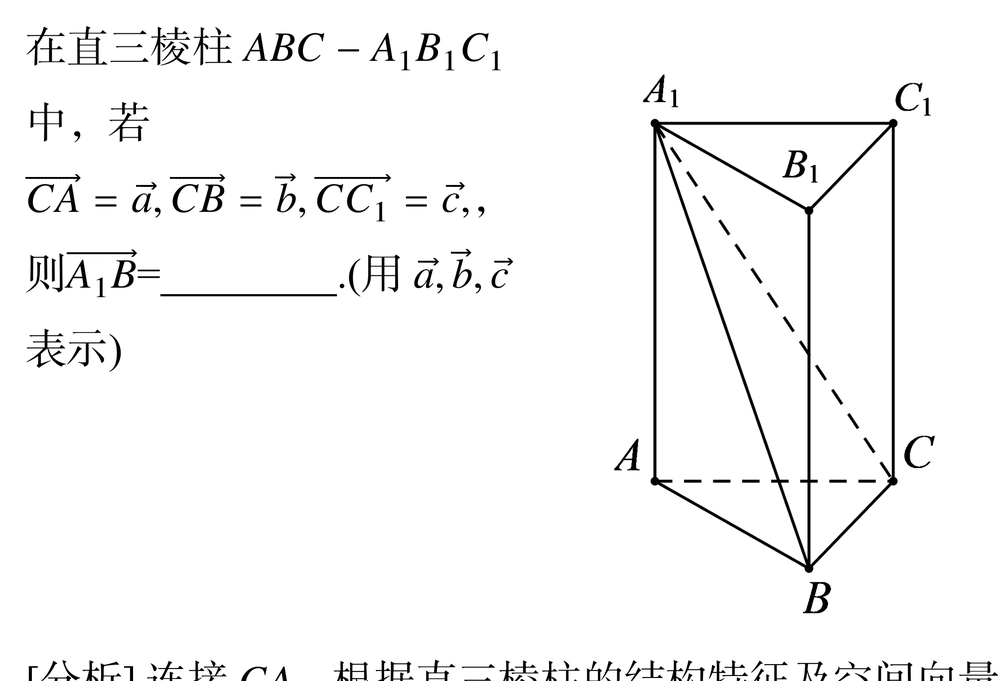
#> input picture 工作区/_tmp取证0909c/D组/B_g1_image1_ctx.png, 1000 x 681 px, shrunk from 2007 x 1366 before the run
$ python _bars.py '../D组/B_g1_image1_ctx.png' 5 5 5 5
#> lines starting #> are read from the running program, lines starting #| are printed output that depends on the picture; after the words box and inside, x2 and y2 are one past the last pixel; in counts of white or black regions, pixels touching at a corner belong together
# -*- coding: utf-8 -*-
"""横杠检测器：在 360dpi 页图上找 '薄宽横杠'（分式杠/减号/等于号），
按上下文分类：分式杠（上下有墨）/ 减号（两侧有同带墨、无上下）并给邻隙。
两口径通用（我方 main.pdf 360dpi 渲染 / 全品 png 14.176px-per-mm）。"""
import sys
import numpy as np
from PIL import Image
from scipy import ndimage

PXMM_REF = 14.176


def load_ink(path, thr=170):
#> called with path = '../D组/B_g1_image1_ctx.png', thr = 170
    gray = np.asarray(Image.open(path).convert('L')).astype(np.uint8)
    return gray < thr
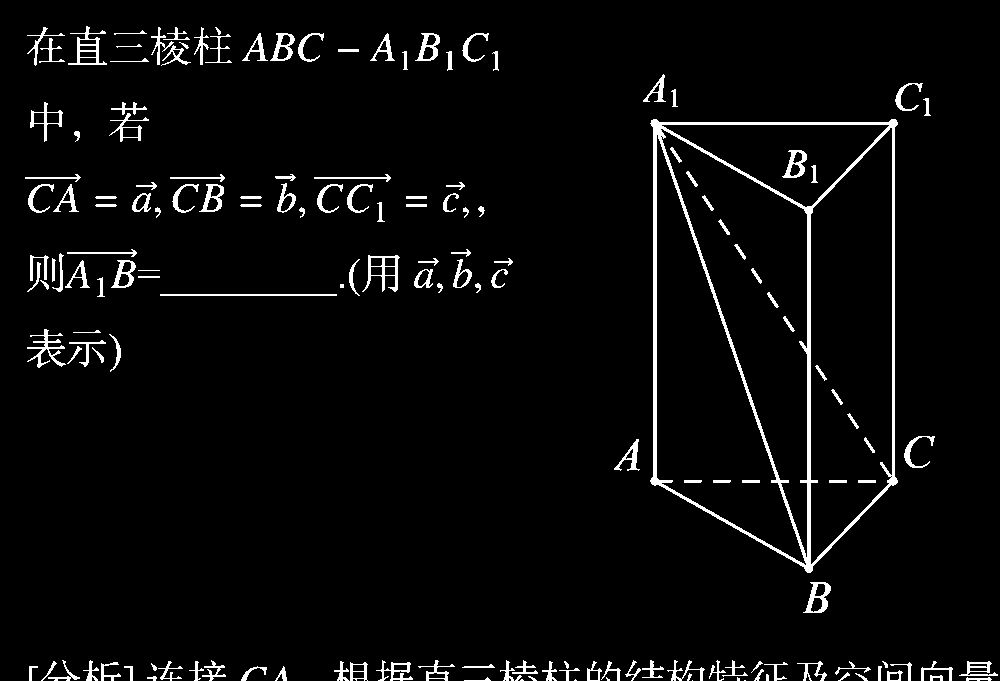
#> returned value: shape (681, 1000) bool; 3.9% white; 165 white regions (9 under 20 px), largest, box (x1, y1, x2, y2) and area: (650, 119, 898, 573) 8467, (27, 329, 66, 368) 430, (362, 255, 400, 292) 425


def bars(path, x0=None, x1=None, y0=None, y1=None, thr=170):
    ik = load_ink(path, thr)
    if x0 is not None:
        m = np.zeros_like(ik)
        m[y0:y1, x0:x1] = True
        ik = ik & m
#> ik: shape (681, 1000) bool; every value is 0
    lab, n = ndimage.label(ik, structure=np.ones((3, 3)))
#> lab: shape (681, 1000) int32; every value is 0
#> n = 0
    objs = ndimage.find_objects(lab)
#> objs = []
    out = []
    for sl in objs:
        ys, xs = sl
        h = ys.stop - ys.start
        w = xs.stop - xs.start
        if not (1 <= h <= 7 and 12 <= w <= 90):
            continue
        xa, xb, ya, yb = xs.start, xs.stop, ys.start, ys.stop
        # 上下文：上方 30px 内与下方 30px 内的墨
        up = ik[max(0, ya - 30):ya, xa:xb].sum()
        dn = ik[yb:yb + 30, xa:xb].sum()
        lw = ik[ya - 12:yb + 12, max(0, xa - 40):xa]
        rw = ik[ya - 12:yb + 12, xb:xb + 40]
        # 左右的紧邻成分（跳白找）
        def gap_to(region, axis):
            colhas = region.sum(axis=axis) > 0
            idx = np.where(colhas)[0]
            if not len(idx):
                return None
            return int(idx[0]) if axis == 0 else int(len(colhas) - 1 - idx[-1])
        gl = gap_to(lw, 0)
        gr = gap_to(rw, 0)
        frac = up > 20 and dn > 20
        out.append(dict(x=(xa, xb), y=(ya, yb), w=w, h=h, up=int(up), dn=int(dn),
                        gap_l=gl, gap_r=gr, kind='frac' if frac else 'dash'))
#> this loop made 0 passes
#> after the loop, out = []
    return out


if __name__ == '__main__':
    p = sys.argv[1]
    kw = {}
    if len(sys.argv) > 5:
        kw = dict(x0=int(sys.argv[2]), x1=int(sys.argv[3]), y0=int(sys.argv[4]), y1=int(sys.argv[5]))
    for b in bars(p, **kw):
        print(f"{b['kind']:4} x{b['x'][0]}-{b['x'][1]} y{b['y'][0]}-{b['y'][1]} w{b['w']} h{b['h']} "
              f"up{b['up']} dn{b['dn']} gaps L{b['gap_l']} R{b['gap_r']}")

$ run again, on 工作区/_tmp取证0909c/D组/B2b_z6_√_p2_line.png
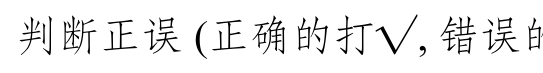
#> input picture 工作区/_tmp取证0909c/D组/B2b_z6_√_p2_line.png, 543 x 73 px
#> in load_ink, `return gray < thr`:
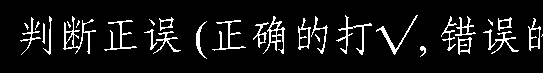
#> returned value: shape (73, 543) bool; 8.3% white in thin lines or dots, all inside (x1, y1, x2, y2) = (20, 15, 543, 59)
#> ik: shape (73, 543) bool; every value is 0
#> lab: shape (73, 543) int32; every value is 0
#> n = 0
#> objs = []

$ run again, on 工作区/_tmp取证0909c/D组/B_g4_image4_ctx_标注.png
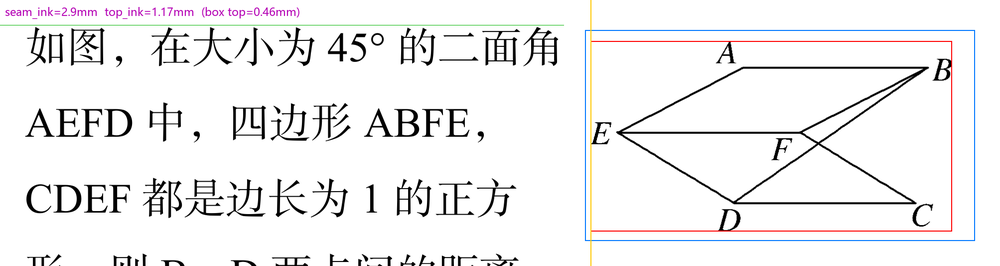
#> input picture 工作区/_tmp取证0909c/D组/B_g4_image4_ctx_标注.png, 1000 x 266 px, shrunk from 2007 x 533 before the run
#> in load_ink, `gray = np.asarray(Image.open(path).convert('L')).astype(np.uint8)`:
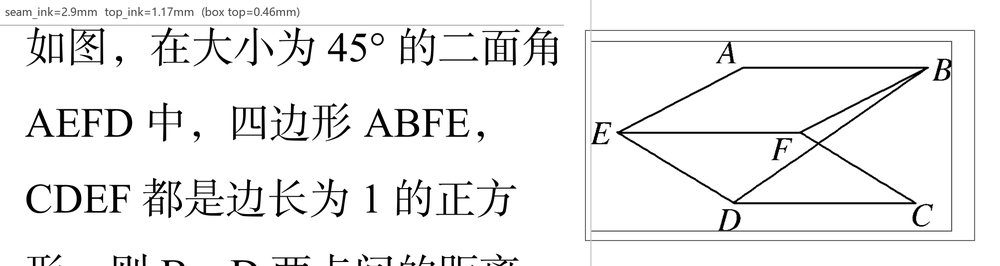
#> gray: shape (266, 1000); min 0, max 255, mean 239.3
#> in load_ink, `return gray < thr`:
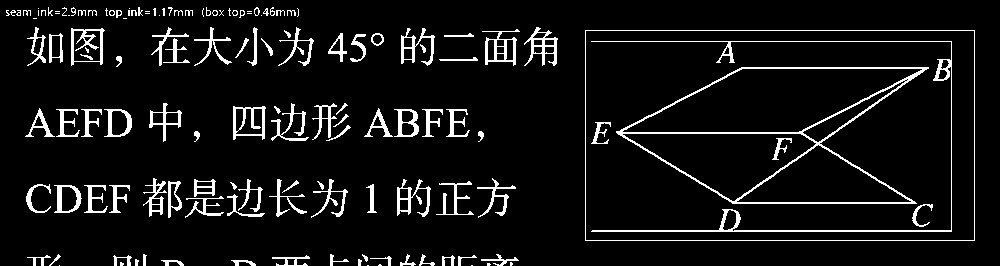
#> returned value: shape (266, 1000) bool; 7.3% white in thin lines or dots
#> ik: shape (266, 1000) bool; every value is 0
#> lab: shape (266, 1000) int32; every value is 0
#> n = 0
#> objs = []

$ run again, on 工作区/_tmp取证0909c/D组/B_z5_√_p1.png
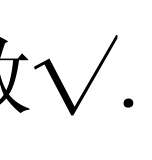
#> input picture 工作区/_tmp取证0909c/D组/B_z5_√_p1.png, 152 x 160 px
#> in load_ink, `return gray < thr`:
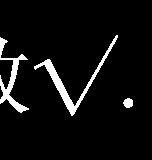
#> returned value: shape (160, 152) bool; 5.8% white; 3 white regions, box (x1, y1, x2, y2) and area: (34, 35, 118, 116) 753, (0, 37, 29, 113) 582, (123, 98, 133, 108) 77
#> ik: shape (160, 152) bool; every value is 0
#> lab: shape (160, 152) int32; every value is 0
#> n = 0
#> objs = []
